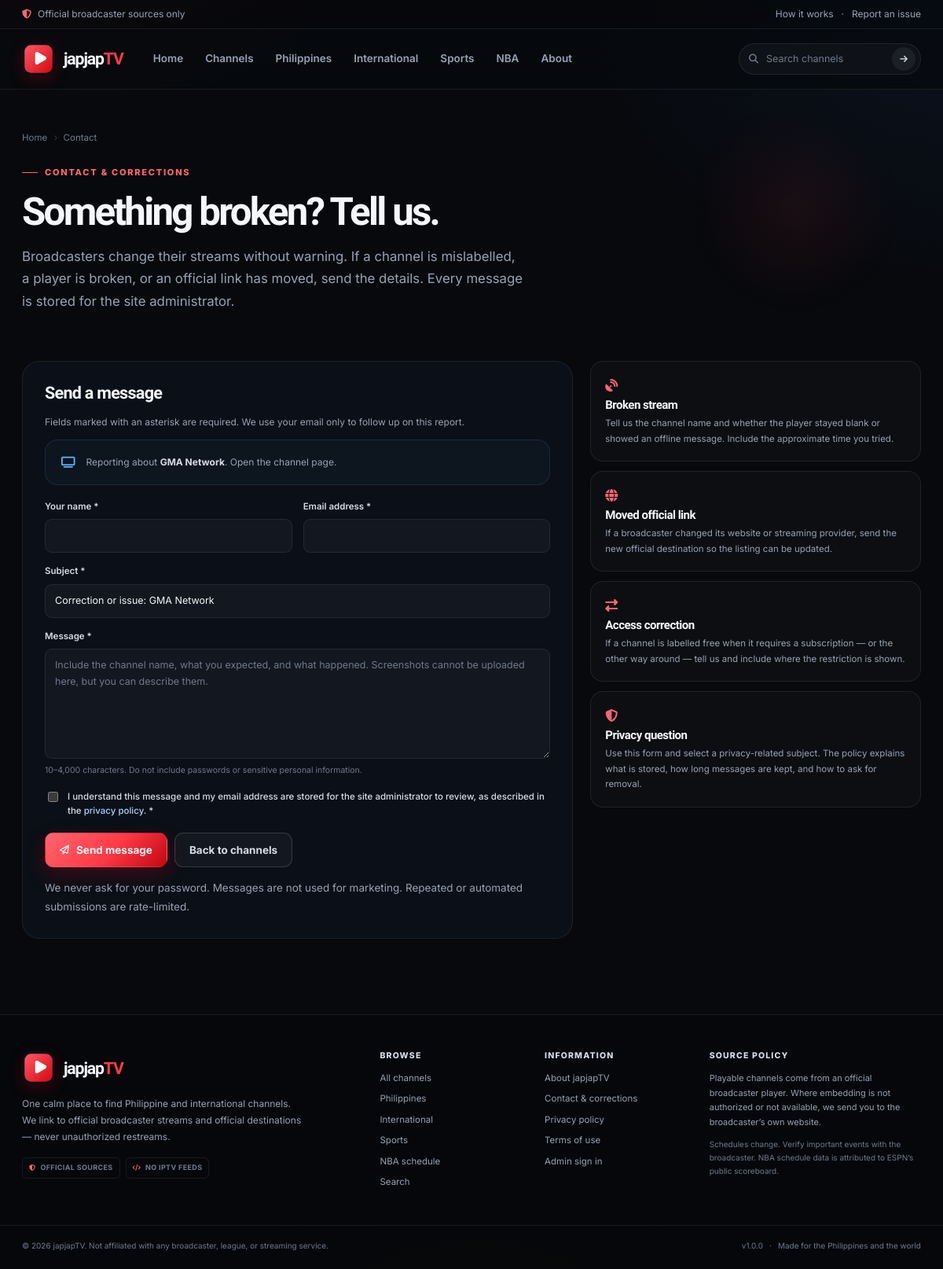
Page /contact.php?channel=gma-network on the committed database.
### tables this page shows
CREATE TABLE channels (
    id INT UNSIGNED NOT NULL AUTO_INCREMENT,
    channel_name VARCHAR(120) NOT NULL,
    slug VARCHAR(140) NOT NULL,
    logo VARCHAR(255) DEFAULT NULL,
    description TEXT NOT NULL,
    country_id INT UNSIGNED NOT NULL,
    category_id INT UNSIGNED NOT NULL,
    official_url VARCHAR(1000) NOT NULL,
    access_type ENUM('free','subscription','unknown') NOT NULL DEFAULT 'unknown',
    availability_status ENUM('available','external_only','unavailable','coming_soon') NOT NULL DEFAULT 'external_only',
    region ENUM('ph','international') NOT NULL DEFAULT 'international',
    language VARCHAR(80) NOT NULL DEFAULT 'English',
    accent_color VARCHAR(7) NOT NULL DEFAULT '#ff3b47',
    notice VARCHAR(255) DEFAULT NULL,
    is_featured TINYINT(1) NOT NULL DEFAULT 0,
    display_order SMALLINT UNSIGNED NOT NULL DEFAULT 0,
    view_count INT UNSIGNED NOT NULL DEFAULT 0,
    last_verified_at DATETIME DEFAULT NULL,
    created_at DATETIME NOT NULL DEFAULT CURRENT_TIMESTAMP,
    updated_at DATETIME NOT NULL DEFAULT CURRENT_TIMESTAMP ON UPDATE CURRENT_TIMESTAMP,
    PRIMARY KEY (id),
    UNIQUE KEY uq_channels_slug (slug),
    KEY idx_channels_country (country_id),
    KEY idx_channels_category (category_id),
    KEY idx_channels_availability (availability_status),
    KEY idx_channels_display (is_featured, display_order),
    CONSTRAINT fk_channels_country FOREIGN KEY (country_id) REFERENCES countries (id) ON DELETE RESTRICT ON UPDATE CASCADE,
    CONSTRAINT fk_channels_category FOREIGN KEY (category_id) REFERENCES categories (id) ON DELETE RESTRICT ON UPDATE CASCADE
);

### includes/functions.php (called while the page is built, shortened)
<?php
function e(mixed $value): string
{
    return htmlspecialchars((string) $value, ENT_QUOTES | ENT_SUBSTITUTE, 'UTF-8');
}
function url(string $path = ''): string
{
    $base = rtrim(BASE_URL, '/');
    $path = ltrim($path, '/');
    return ($base === '' ? '' : $base) . '/' . $path;
}
function get_string(string $key, string $default = ''): string
{
    $value = $_GET[$key] ?? $default;
    return is_string($value) ? trim($value) : $default;
}
function channel_base_select(): string
{
    return "SELECT c.*,
            co.country_name, co.country_code,
            cat.category_name, cat.category_slug,
            (SELECT COUNT(*) FROM channel_sources sx
                WHERE sx.channel_id = c.id AND sx.is_active = 1 AND sx.is_authorized = 1) AS active_source_count,
            (SELECT sx.source_type FROM channel_sources sx
                WHERE sx.channel_id = c.id AND sx.is_active = 1 AND sx.is_authorized = 1
                ORDER BY sx.priority ASC, sx.id ASC LIMIT 1) AS primary_source_type,
            (SELECT sx.last_verified FROM channel_sources sx
                WHERE sx.channel_id = c.id AND sx.is_active = 1 AND sx.is_authorized = 1
                ORDER BY sx.priority ASC, sx.id ASC LIMIT 1) AS source_last_verified
        FROM channels c
        INNER JOIN countries co ON co.id = c.country_id
        INNER JOIN categories cat ON cat.id = c.category_id";
}
function get_channel_by_slug(string $slug): ?array
{
    $stmt = db()->prepare(channel_base_select() . ' WHERE c.slug = :slug LIMIT 1');
    $stmt->execute(['slug' => $slug]);
    $channel = $stmt->fetch();
    return $channel ?: null;
}

### config/database.php (called while the page is built, shortened)
<?php
function db(): PDO
{
    static $pdo = null;
    $dsn = sprintf(
        'mysql:host=%s;port=%s;dbname=%s;charset=utf8mb4',
        DB_HOST,
        DB_PORT,
        DB_NAME
    );
    try {
        $pdo = new PDO($dsn, DB_USER, DB_PASS, [
            PDO::ATTR_ERRMODE            => PDO::ERRMODE_EXCEPTION,
            PDO::ATTR_DEFAULT_FETCH_MODE => PDO::FETCH_ASSOC,
            PDO::ATTR_EMULATE_PREPARES   => false,
            PDO::ATTR_STRINGIFY_FETCHES  => false,
            PDO::MYSQL_ATTR_INIT_COMMAND => "SET time_zone = '+00:00'",
        ]);
    } catch (PDOException $e) {
        error_log('[japjapTV] Database connection failed: ' . $e->getMessage());
        throw new RuntimeException('The channel database is unavailable. Please try again later.');
    }
    return $pdo;
}

### contact.php (the view, shortened to what this page needs)
<?php
$channelContext = null;
$channelSlug = get_string('channel');
if ($channelSlug !== '' && preg_match('/^[a-z0-9-]{1,140}$/', $channelSlug)) {
    $channelContext = get_channel_by_slug($channelSlug);
}
$form = [
    'name'    => '',
    'email'   => '',
    'subject' => $channelContext !== null ? 'Correction or issue: ' . $channelContext['channel_name'] : '',
    'message' => '',
];
$errors = [];
$consent = false;
require __DIR__ . '/includes/header.php';
?>
<section class="page-hero">
    <div class="container">
        <nav class="breadcrumbs" aria-label="Breadcrumb">
            <a href="<?= e(url('index.php')) ?>">Home</a>
            <i class="fa-solid fa-chevron-right" aria-hidden="true"></i>
            <span aria-current="page">Contact</span>
        </nav>
        <p class="eyebrow">Contact &amp; corrections</p>
        <h1>Something broken? Tell us.</h1>
        <p class="lead">Broadcasters change their streams without warning. If a channel is mislabelled, a player is broken, or an official link has moved, send the details. Every message is stored for the site administrator.</p>
    </div>
</section>
<section class="section-sm">
    <div class="container contact-layout">
        <div class="content-card">
            <h2>Send a message</h2>
            <p class="text-soft" style="font-size:12px;">Fields marked with an asterisk are required. We use your email only to follow up on this report.</p>
            <?php if ($channelContext !== null): ?>
                <div class="policy-note" style="margin-bottom:18px;">
                    <i class="fa-solid fa-tv" aria-hidden="true"></i>
                    <span>Reporting about <strong><?= e($channelContext['channel_name']) ?></strong>. <a href="<?= e(url('watch.php?id=' . rawurlencode((string) $channelContext['slug']))) ?>">Open the channel page</a>.</span>
                </div>
            <?php endif; ?>
            <form action="<?= e(url('contact.php')) ?><?= $channelContext !== null ? '?channel=' . rawurlencode((string) $channelContext['slug']) : '' ?>" method="post" novalidate>
                <div class="form-grid">
                    <div class="field<?= in_array(true, array_map(static fn (string $e): bool => str_contains($e, 'your name'), $errors), true) ? ' has-error' : '' ?>">
                        <label for="contactName">Your name *</label>
                        <input id="contactName" type="text" name="name" value="<?= e($form['name']) ?>" maxlength="100" required autocomplete="name">
                    </div>
                    <div class="field">
                        <label for="contactEmail">Email address *</label>
                        <input id="contactEmail" type="email" name="email" value="<?= e($form['email']) ?>" maxlength="190" required autocomplete="email">
                    </div>
                    <div class="field field-full">
                        <label for="contactSubject">Subject *</label>
                        <input id="contactSubject" type="text" name="subject" value="<?= e($form['subject']) ?>" maxlength="150" required>
                    </div>
                    <div class="field field-full">
                        <label for="contactMessage">Message *</label>
                        <textarea id="contactMessage" name="message" maxlength="4000" required placeholder="Include the channel name, what you expected, and what happened. Screenshots cannot be uploaded here, but you can describe them."><?= e($form['message']) ?></textarea>
                        <span class="hint">10–4,000 characters. Do not include passwords or sensitive personal information.</span>
                    </div>
                </div>
                <div class="field" style="margin-top:16px;">
                    <label class="checkbox-label" style="display:flex;gap:9px;align-items:flex-start;font-weight:500;">
                        <input type="checkbox" name="consent" value="1"<?= $consent ? ' checked' : '' ?> required style="width:auto;min-height:auto;margin-top:3px;">
                        <span>I understand this message and my email address are stored for the site administrator to review, as described in the <a href="<?= e(url('privacy.php')) ?>" style="color:#a7d4ff;">privacy policy</a>. *</span>
                    </label>
                </div>
                <div class="form-actions">
                    <button class="btn btn-primary" type="submit"><i class="fa-regular fa-paper-plane" aria-hidden="true"></i> Send message</button>
                    <a class="btn btn-ghost" href="<?= e(url('channels.php')) ?>">Back to channels</a>
                </div>
                <p class="form-note">We never ask for your password. Messages are not used for marketing. Repeated or automated submissions are rate-limited.</p>
            </form>
        </div>
        <aside class="contact-info">
            <div class="contact-info-card">
                <i class="fa-solid fa-satellite-dish" aria-hidden="true"></i>
                <h3>Broken stream</h3>
                <p>Tell us the channel name and whether the player stayed blank or showed an offline message. Include the approximate time you tried.</p>
            </div>
            <div class="contact-info-card">
                <i class="fa-solid fa-globe" aria-hidden="true"></i>
                <h3>Moved official link</h3>
                <p>If a broadcaster changed its website or streaming provider, send the new official destination so the listing can be updated.</p>
            </div>
            <div class="contact-info-card">
                <i class="fa-solid fa-right-left" aria-hidden="true"></i>
                <h3>Access correction</h3>
                <p>If a channel is labelled free when it requires a subscription — or the other way around — tell us and include where the restriction is shown.</p>
            </div>
            <div class="contact-info-card">
                <i class="fa-solid fa-shield-halved" aria-hidden="true"></i>
                <h3>Privacy question</h3>
                <p>Use this form and select a privacy-related subject. The policy explains what is stored, how long messages are kept, and how to ask for removal.</p>
            </div>
        </aside>
    </div>
</section>
<?php require __DIR__ . '/includes/footer.php'; ?>

### rows in the picture
channels: channel_name "GMA Network", subject "Correction or issue: GMA Network"

### other values in the picture
$label "Home"
$label "Channels"
$label "Philippines"
$label "International"
$label "Sports"
$label "NBA"
$label "About"
APP_VERSION "1.0.0"
